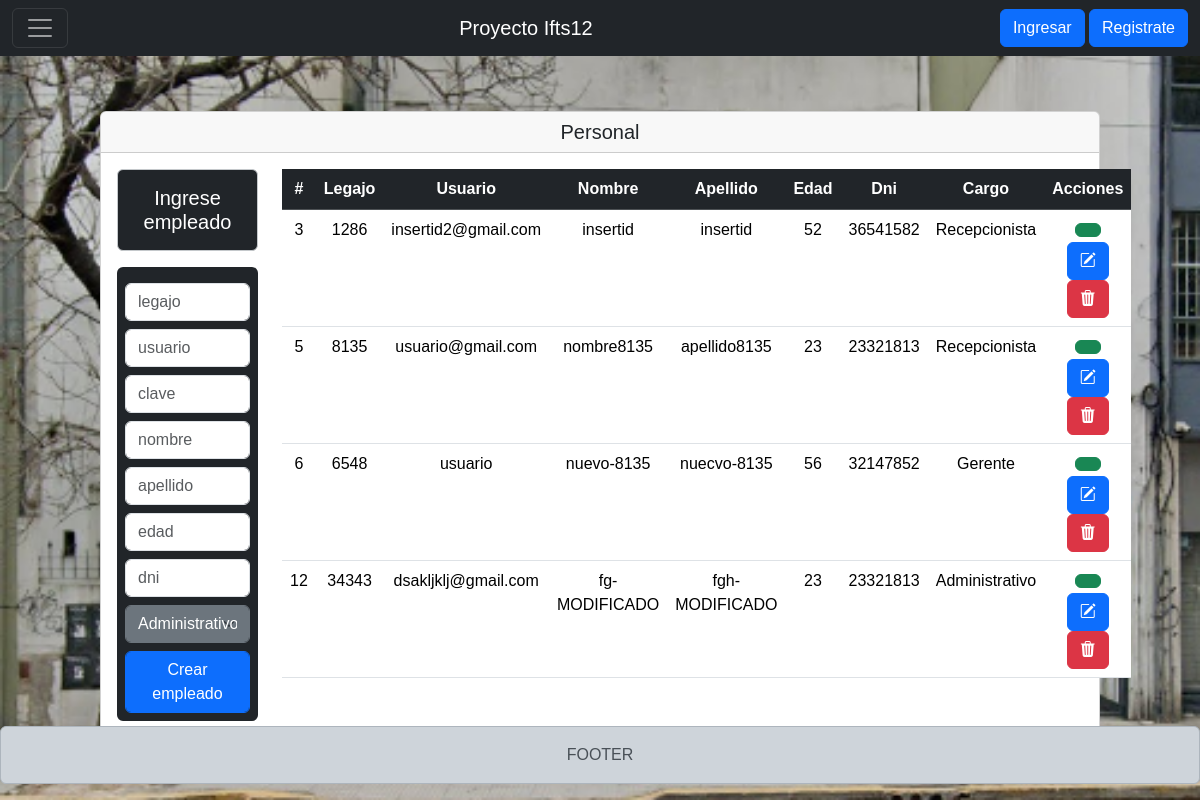
The page /Views/listado.php on the database its author committed.
### tables this page shows
CREATE TABLE `empleado` (
  `idEmpleado` int(11) NOT NULL,
  `idCargo` int(11) NOT NULL,
  `idPersona` int(11) NOT NULL,
  `idUsuario` int(11) NOT NULL,
  `ts_Create` timestamp NOT NULL DEFAULT current_timestamp(),
  `ts_Update` timestamp NOT NULL DEFAULT current_timestamp() ON UPDATE current_timestamp(),
  `habilitado` int(1) NOT NULL DEFAULT 1,
  `eliminado` int(1) NOT NULL DEFAULT 0
);

CREATE TABLE `persona` (
  `idPersona` int(11) NOT NULL,
  `nombre` varchar(150) DEFAULT NULL,
  `apellido` varchar(150) DEFAULT NULL,
  `edad` varchar(150) DEFAULT NULL,
  `dni` varchar(10) DEFAULT NULL,
  `ts_Create` timestamp NOT NULL DEFAULT current_timestamp(),
  `eliminado` int(1) NOT NULL DEFAULT 0,
  `ts_Update` timestamp NOT NULL DEFAULT current_timestamp() ON UPDATE current_timestamp(),
  `habilitado` int(1) NOT NULL DEFAULT 1,
  `legajo` int(10) DEFAULT NULL
);

CREATE TABLE `usuario` (
  `idUsuario` int(11) NOT NULL,
  `usuario` varchar(20) NOT NULL,
  `clave` varchar(8) NOT NULL,
  `ts_Create` timestamp NOT NULL DEFAULT current_timestamp(),
  `ts_Update` timestamp NOT NULL DEFAULT current_timestamp() ON UPDATE current_timestamp(),
  `habilitado` int(1) NOT NULL DEFAULT 1,
  `eliminado` int(1) NOT NULL DEFAULT 0,
  `idPersona` int(11) NOT NULL
);

CREATE TABLE `cargo` (
  `idCargo` int(11) NOT NULL,
  `cargo` varchar(20) NOT NULL,
  `ts_Create` timestamp NOT NULL DEFAULT current_timestamp(),
  `ts_Update` timestamp NOT NULL DEFAULT current_timestamp() ON UPDATE current_timestamp(),
  `habilitado` int(1) NOT NULL DEFAULT 1,
  `eliminado` int(1) NOT NULL DEFAULT 0
);

### Models/peticionesSql.php (called while the page is built, shortened)
<?php
$listarEmpleados = "SELECT persona.idPersona, empleado.idEmpleado, persona.legajo, persona.nombre, persona.apellido, persona.edad, persona.dni, cargo.cargo, usuario.usuario
FROM empleado
INNER JOIN persona ON empleado.idPersona = persona.idPersona
INNER JOIN cargo ON empleado.idCargo  = cargo.idCargo
INNER JOIN usuario ON empleado.idUsuario = usuario.idUsuario
WHERE empleado.habilitado = 1 AND empleado.eliminado = 0 ORDER BY empleado.idEmpleado ASC ";
$listarCargo = "SELECT idCargo,cargo FROM cargo WHERE habilitado=1 AND eliminado=0";

### Views/listado.php (the view, shortened to what this page needs)
<?php
include_once("../Models/peticionesSql.php");
?>
<!DOCTYPE html>
<html lang="es">
<?php include_once("../Template/head.php"); ?>
<body class="content">
  <?php include_once("../Template/navBar.php"); ?>
  <div class="centrar">
    <div class="mt-5 card col-10">
      <h5 class="card-header">Personal</h5>
      <div class="card-body">
        <div class=" text-center ">
          <div class="row">
            <div class=" col-2 ">
              <h5 class="alert alert-secondary text-bg-dark">Ingrese empleado</h5>
              <form method="post" action="modalPrueba.php" class="d-grid bg-dark p-2 rounded">
                <input type="text" name="legajo" placeholder="legajo" class="mt-2 form-control">
                <input type="email" name="usuario" placeholder="usuario" class="mt-2 form-control">
                <input type="password" name="clave" placeholder="clave" class="mt-2 form-control">
                <input type="text" name="nombre" placeholder="nombre" class=" mt-2 form-control">
                <input type="text" name="apellido" placeholder="apellido" class="mt-2 form-control">
                <input type="text" name="edad" placeholder="edad" class="mt-2 form-control">
                <input type="text" name="dni" placeholder="dni" class="mt-2 form-control">
                <div>
                  <div class="input-group">
                    <select name="cargos" class="mt-2 form-select form-control btn btn-secondary">
                      <?php
                      $listarCargos = mysqli_query($conectarDB, $listarCargo);
                      while ($row = mysqli_fetch_array($listarCargos)) { ?>
                        <option value="<?php echo $row["idCargo"] ?>"><?php echo $row["cargo"] ?></option>
                      <?php } ?>
                    </select>
                  </div>
                </div>
                <button type="submit" name="enviar" class="mt-2 btn btn-primary form-control">Crear empleado</button>
              </form>
            </div>
            <div class="col-10">
              <table class="table text-center">
                <thead>
                  <tr class="table-dark rounded">
                    <th scope="col">#</th>
                    <th scope="col">Legajo</th>
                    <th scope="col">Usuario</th>
                    <th scope="col">Nombre</th>
                    <th scope="col">Apellido</th>
                    <th scope="col">Edad</th>
                    <th scope="col">Dni</th>
                    <th scope="col">Cargo</th>
                    <th scope="col">Acciones</th>
                  </tr>
                </thead>
                <tbody>
                  <?php
                  $listarRegistros = mysqli_query($conectarDB, $listarEmpleados);
                  while ($row = mysqli_fetch_array($listarRegistros)) { ?>
                    <tr class="text-center">
                      <td><?php echo $row["idEmpleado"]; ?></td>
                      <td><?php echo $row["legajo"]; ?></td>
                      <td><?php echo $row["usuario"]; ?></td>
                      <td><?php echo $row["nombre"]; ?></td>
                      <td><?php echo $row["apellido"]; ?></td>
                      <td><?php echo $row["edad"]; ?></td>
                      <td><?php echo $row["dni"]; ?></td>
                      <td><?php echo $row["cargo"]; ?></td>
                      <td>
                        <button type="button" class="btn btn-success" data-bs-toggle="modal" data-bs-target="#modalPrueba" data-idempleado="<?php echo $row["idEmpleado"]; ?>"></button>
                        <a class="btn btn-primary" href="../Views/modificar.php?idEmpleado=<?php echo $row["idEmpleado"]; ?>"><i class="bi bi-pencil-square"></i> </a>
                        <a class="btn btn-danger" href="../Views/eliminar.php?idEmpleado=<?php echo $row["idEmpleado"]; ?>"> <i class="bi bi-trash3-fill"></i></a>
                      </td>
                    </tr>
                  <?php } ?>
                </tbody>
              </table>
            </div>
          </div>
        </div>
      </div>
    </div>
  </div>
  <?php include_once("../Template/footer.php"); ?>
</body>
</html>

### Template/head.php (shortened to what this page needs)
<head>
  <link href="https://cdn.jsdelivr.net/npm/bootstrap@5.3.3/dist/css/bootstrap.min.css" rel="stylesheet">
  <link href="https://getbootstrap.com/docs/5.3/assets/css/docs.css" rel="stylesheet">
  <link rel="stylesheet" href="https://cdn.jsdelivr.net/npm/bootstrap-icons@1.11.3/font/bootstrap-icons.min.css">
  <link rel="stylesheet" href="../Css/styles.css">
</head>

### Template/navBar.php (shortened to what this page needs)
<nav class="navbar navbar-dark bg-dark fixed-top">
  <div class="container-fluid">
  <button class="navbar-toggler me-auto" type="button" data-bs-toggle="offcanvas" data-bs-target="#offcanvasNavbar" aria-controls="offcanvasNavbar">
      <span class="navbar-toggler-icon"></span>
    </button>
    <a class="navbar-brand text-white " href="../index.php">Proyecto Ifts12</a>
    <div class="ms-auto">
      <button type="button" class="btn btn-primary " data-bs-toggle="modal" data-bs-target="#modalLoguin">
        Ingresar
      </button>
      <button type="button" class="btn btn-primary " data-bs-toggle="modal" data-bs-target="#modalRegistrar">
        Registrate
      </button>
    </div>
  </div>
</nav>

### Template/footer.php (shortened to what this page needs)
<div class="alert alert-dark text-center fixed-bottom" role="alert">
    FOOTER
</div>

### Css/styles.css (style rules this page uses)
* { box-sizing: border-box; }
body { margin: 0; padding: 0; background-color: #333; font-family: sans-serif; color: aliceblue; width: 100%; height: 100%; text-align: center; background-image: url('/fondo\ IFTS12.png'); background-size: cover; }
.centrar { display: flex; justify-content: center; align-items: center; height: 100vh; }

### rows shown on the page
empleado: idEmpleado "3", idPersona.legajo "1286", idUsuario.usuario "insertid2@gmail.com", idPersona.nombre "insertid", idPersona.apellido "insertid", idPersona.edad "52", idPersona.dni "36541582", idCargo.cargo "Recepcionista"
empleado: idEmpleado "5", idPersona.legajo "8135", idUsuario.usuario "usuario@gmail.com", idPersona.nombre "nombre8135", idPersona.apellido "apellido8135", idPersona.edad "23", idPersona.dni "23321813", idCargo.cargo "Recepcionista"
empleado: idEmpleado "6", idPersona.legajo "6548", idUsuario.usuario "usuario", idPersona.nombre "nuevo-8135", idPersona.apellido "nuecvo-8135", idPersona.edad "56", idPersona.dni "32147852", idCargo.cargo "Gerente"
empleado: idEmpleado "12", idPersona.legajo "34343", idUsuario.usuario "dsakljklj@gmail.com", idPersona.nombre "fg-MODIFICADO", idPersona.apellido "fgh-MODIFICADO", idPersona.edad "23", idPersona.dni "23321813", idCargo.cargo "Administrativo"

### other values the page prints
form field cargos "Administrativo"
